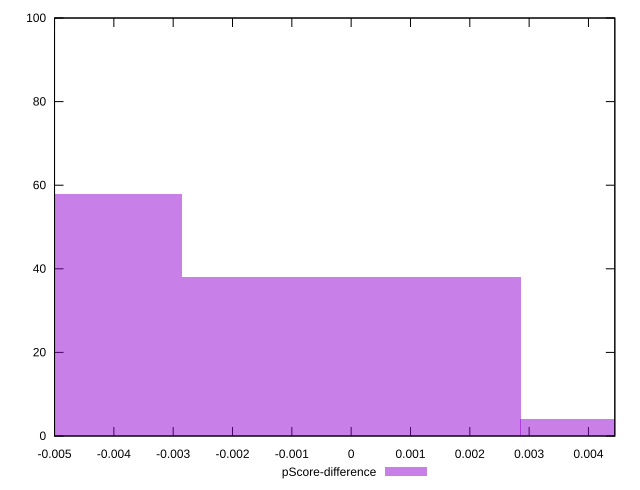

This chart was generated by the following gnuplot code:
reset

$pScoreDifference <<EOF
0.005709271363051887 4
-0.005709271363051887 58
0 38
EOF

set key outside below
set boxwidth 0.005709271363051887
set xrange [-0.0050000000000000044:0.004444444444444473]
set yrange [0:100]
set trange [0:100]
set style fill transparent solid 0.5 noborder
set terminal svg size 640, 490 enhanced background rgb 'white'
set output "reprap/uses-optimized-images/samples/pages+cached+noexternal+nomedia/pScore-difference/histogram.svg"

plot $pScoreDifference title "pScore-difference" with boxes

reset
